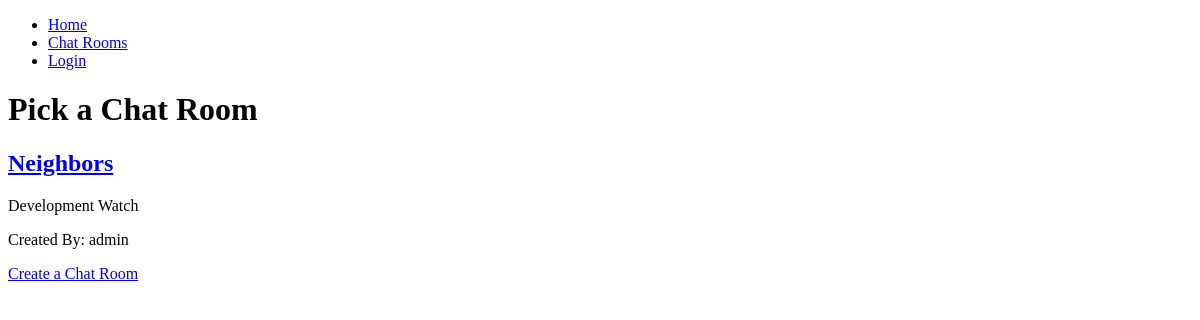
/chat_rooms/, run on an earlier commit of the app's database.
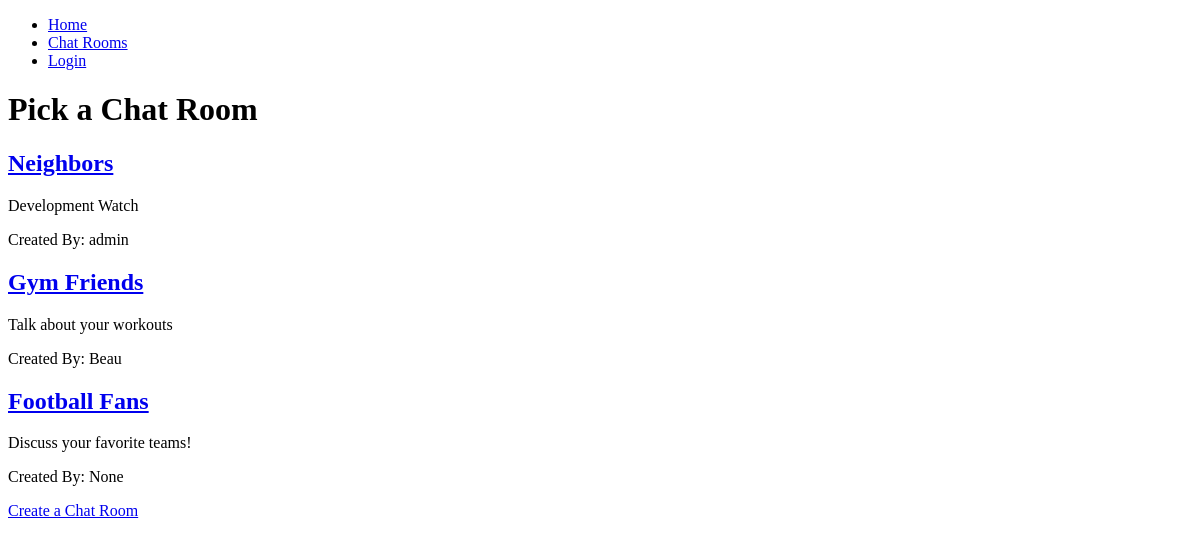
And on a later commit of the database.
### chat_app/models.py (models this page shows, shortened)
class Room(models.Model):
    name = models.CharField(max_length=255)
    description = models.CharField(max_length=255, null=True)
    created_by = models.ForeignKey(User, on_delete=models.CASCADE, null=True, related_name='rooms')
    members = models.ManyToManyField(User)

### chat_app/views.py (the view)
# urls.py: path('chat_rooms/', views.ListView.as_view(), name='chat_rooms'),
class ListView(generic.ListView):
    model = Room
    template_name = 'chat_app/chat_rooms.html'

### chat_app/templates/chat_app/chat_rooms.html
{% extends 'chat_app/base.html' %}
{% block content %}
<h1>Pick a Chat Room</h1>
  {% for room in object_list %}
  <h2><a href="{% url 'chat_app:chat_detail' room.id %}">{{room.name}}</a></h2>
  <p>{{room.description}}</p>
  <p>Created By: {{room.created_by}}</p>
  {% endfor %}
<a href="{% url 'chat_app:create_room' %}">Create a Chat Room</a>
{% endblock content %}

### chat_app/templates/chat_app/base.html (shortened to what this page needs)
<!DOCTYPE html>
<html lang="en">
<head>
</head>
<body>
  {% include 'chat_app/header.html' %}
  {% block content %}
  {% endblock content %}
</body>
</html>

### chat_app/templates/chat_app/header.html
<nav class="navbar">
  <ul>
    <li><a href="{% url 'chat_app:index' %}">Home</a></li>
    <li><a href="{% url 'chat_app:chat_rooms' %}">Chat Rooms</a></li>
      {% if request.user.is_authenticated %}
        <li><a href="{% url 'logout' %}">Logout</a></li>
      {% else %}
        <li><a href="{% url 'login' %}">Login</a></li>
      {% endif %}
  </ul>
</nav>

What changed in the data, as far as the page shows it:
added Room: name "Gym Friends", description "Talk about your workouts", created_by "Beau"
added Room: name "Football Fans", description "Discuss your favorite teams!", created_by "None"
